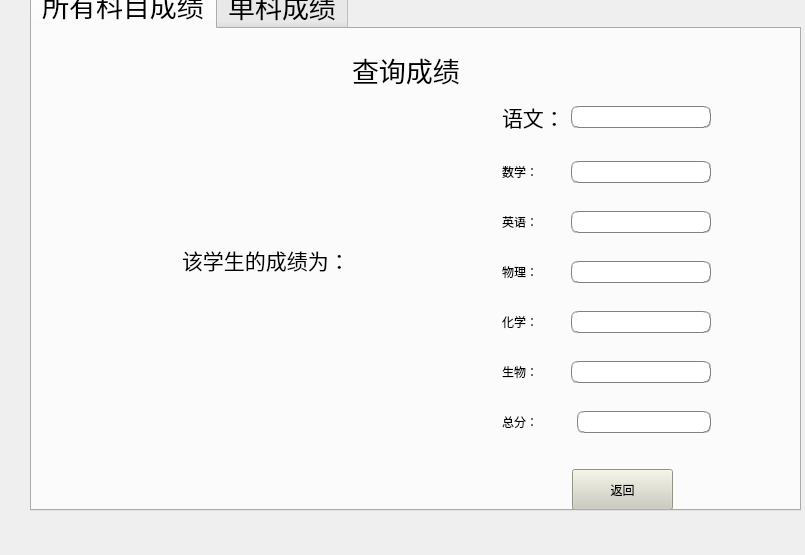
<?xml version="1.0" encoding="UTF-8"?>
<ui version="4.0">
 <class>stu_check_score</class>
 <widget class="QWidget" name="stu_check_score">
  <property name="geometry">
   <rect>
    <x>0</x>
    <y>0</y>
    <width>805</width>
    <height>555</height>
   </rect>
  </property>
  <property name="windowTitle">
   <string>Form</string>
  </property>
  <widget class="QTabWidget" name="tabWidget">
   <property name="geometry">
    <rect>
     <x>30</x>
     <y>-20</y>
     <width>771</width>
     <height>531</height>
    </rect>
   </property>
   <property name="font">
    <font>
     <family>宋体</family>
     <pointsize>20</pointsize>
    </font>
   </property>
   <property name="currentIndex">
    <number>0</number>
   </property>
   <property name="iconSize">
    <size>
     <width>30</width>
     <height>30</height>
    </size>
   </property>
   <widget class="QWidget" name="all_score_tab">
    <attribute name="title">
     <string>所有科目成绩</string>
    </attribute>
    <widget class="QLabel" name="check_all_title">
     <property name="geometry">
      <rect>
       <x>320</x>
       <y>10</y>
       <width>141</width>
       <height>61</height>
      </rect>
     </property>
     <property name="font">
      <font>
       <family>宋体</family>
       <pointsize>20</pointsize>
      </font>
     </property>
     <property name="text">
      <string>查询成绩</string>
     </property>
    </widget>
    <widget class="QWidget" name="widget" native="true">
     <property name="geometry">
      <rect>
       <x>470</x>
       <y>50</y>
       <width>209</width>
       <height>381</height>
      </rect>
     </property>
     <property name="styleSheet">
      <string notr="true">
color: rgb(0, 0,0);</string>
     </property>
     <layout class="QGridLayout" name="gridLayout">
      <item row="3" column="1" colspan="2">
       <widget class="QLineEdit" name="check_physics_line">
        <property name="styleSheet">
         <string notr="true">border:1px groove gray;border-radius:
7px;padding:2px 4px;</string>
        </property>
       </widget>
      </item>
      <item row="1" column="0">
       <widget class="QLabel" name="check_math_label">
        <property name="styleSheet">
         <string notr="true">font: 16pt &quot;宋体&quot;;</string>
        </property>
        <property name="text">
         <string>数学：</string>
        </property>
       </widget>
      </item>
      <item row="6" column="2">
       <widget class="QLineEdit" name="check_sum_line">
        <property name="styleSheet">
         <string notr="true">border:1px groove gray;border-radius:
7px;padding:2px 4px;</string>
        </property>
       </widget>
      </item>
      <item row="0" column="0">
       <widget class="QLabel" name="check_Chinese_label">
        <property name="styleSheet">
         <string notr="true">font: 16pt &quot;宋体&quot;;</string>
        </property>
        <property name="text">
         <string>&lt;html&gt;&lt;head/&gt;&lt;body&gt;&lt;p&gt;&lt;span style=&quot; font-size:16pt;&quot;&gt;语文：&lt;/span&gt;&lt;/p&gt;&lt;/body&gt;&lt;/html&gt;</string>
        </property>
       </widget>
      </item>
      <item row="4" column="0">
       <widget class="QLabel" name="check_chemistry_label">
        <property name="styleSheet">
         <string notr="true">font: 16pt &quot;宋体&quot;;</string>
        </property>
        <property name="text">
         <string>化学：</string>
        </property>
       </widget>
      </item>
      <item row="2" column="0">
       <widget class="QLabel" name="check_English_label">
        <property name="styleSheet">
         <string notr="true">font: 16pt &quot;宋体&quot;;</string>
        </property>
        <property name="text">
         <string>英语：</string>
        </property>
       </widget>
      </item>
      <item row="3" column="0">
       <widget class="QLabel" name="check_physics_label">
        <property name="styleSheet">
         <string notr="true">font: 16pt &quot;宋体&quot;;</string>
        </property>
        <property name="text">
         <string>物理：</string>
        </property>
       </widget>
      </item>
      <item row="2" column="1" colspan="2">
       <widget class="QLineEdit" name="check_English_line">
        <property name="styleSheet">
         <string notr="true">border:1px groove gray;border-radius:
7px;padding:2px 4px;</string>
        </property>
       </widget>
      </item>
      <item row="1" column="1" colspan="2">
       <widget class="QLineEdit" name="check_math_line">
        <property name="styleSheet">
         <string notr="true">border:1px groove gray;border-radius:
7px;padding:2px 4px;</string>
        </property>
       </widget>
      </item>
      <item row="5" column="0">
       <widget class="QLabel" name="check_biology_label">
        <property name="styleSheet">
         <string notr="true">font: 16pt &quot;宋体&quot;;</string>
        </property>
        <property name="text">
         <string>生物：</string>
        </property>
       </widget>
      </item>
      <item row="4" column="1" colspan="2">
       <widget class="QLineEdit" name="check_chemistry_line">
        <property name="styleSheet">
         <string notr="true">border:1px groove gray;border-radius:
7px;padding:2px 4px;</string>
        </property>
       </widget>
      </item>
      <item row="5" column="1" colspan="2">
       <widget class="QLineEdit" name="check_biology_line">
        <property name="styleSheet">
         <string notr="true">border:1px groove gray;border-radius:
7px;padding:2px 4px;</string>
        </property>
       </widget>
      </item>
      <item row="0" column="1" colspan="2">
       <widget class="QLineEdit" name="check_Chinese_line">
        <property name="styleSheet">
         <string notr="true">border:1px groove gray;border-radius:
7px;padding:2px 4px;</string>
        </property>
       </widget>
      </item>
      <item row="6" column="0" colspan="2">
       <widget class="QLabel" name="check_sum_label">
        <property name="styleSheet">
         <string notr="true">font: 16pt &quot;宋体&quot;;</string>
        </property>
        <property name="text">
         <string>总分：</string>
        </property>
       </widget>
      </item>
     </layout>
    </widget>
    <widget class="QLabel" name="check_score_all_title">
     <property name="geometry">
      <rect>
       <x>150</x>
       <y>210</y>
       <width>181</width>
       <height>41</height>
      </rect>
     </property>
     <property name="font">
      <font>
       <family>宋体</family>
       <pointsize>16</pointsize>
      </font>
     </property>
     <property name="text">
      <string>该学生的成绩为：</string>
     </property>
    </widget>
    <widget class="QPushButton" name="btn_check_all_return">
     <property name="geometry">
      <rect>
       <x>540</x>
       <y>440</y>
       <width>101</width>
       <height>41</height>
      </rect>
     </property>
     <property name="styleSheet">
      <string notr="true">font: 16pt &quot;宋体&quot;;
background-color: rgb(204, 204, 191);</string>
     </property>
     <property name="text">
      <string>返回</string>
     </property>
    </widget>
   </widget>
   <widget class="QWidget" name="single_score_tab">
    <attribute name="title">
     <string>单科成绩</string>
    </attribute>
    <widget class="QLineEdit" name="check_single_student_id">
     <property name="geometry">
      <rect>
       <x>280</x>
       <y>100</y>
       <width>201</width>
       <height>41</height>
      </rect>
     </property>
     <property name="styleSheet">
      <string notr="true">background-color: rgb(243, 243, 255);
border:1px groove gray;border-radius:
7px;padding:2px 4px;
font: 10pt &quot;宋体&quot;;
color: rgb(103, 103, 103);</string>
     </property>
     <property name="text">
      <string/>
     </property>
     <property name="placeholderText">
      <string>Places input student id</string>
     </property>
    </widget>
    <widget class="QPushButton" name="btn_check_single_return">
     <property name="geometry">
      <rect>
       <x>250</x>
       <y>390</y>
       <width>101</width>
       <height>41</height>
      </rect>
     </property>
     <property name="styleSheet">
      <string notr="true">font: 16pt &quot;宋体&quot;;
background-color: rgb(204, 204, 191);</string>
     </property>
     <property name="text">
      <string>返回</string>
     </property>
    </widget>
    <widget class="QPushButton" name="btn_check_single_confirm">
     <property name="geometry">
      <rect>
       <x>430</x>
       <y>390</y>
       <width>101</width>
       <height>41</height>
      </rect>
     </property>
     <property name="styleSheet">
      <string notr="true">font: 16pt &quot;宋体&quot;;
background-color: rgb(218, 205, 255);</string>
     </property>
     <property name="text">
      <string>确认查询</string>
     </property>
    </widget>
    <widget class="QLineEdit" name="check_subject">
     <property name="geometry">
      <rect>
       <x>280</x>
       <y>170</y>
       <width>201</width>
       <height>41</height>
      </rect>
     </property>
     <property name="styleSheet">
      <string notr="true">background-color: rgb(243, 243, 255);
border:1px groove gray;border-radius:
7px;padding:2px 4px;
font: 10pt &quot;宋体&quot;;
color: rgb(103, 103, 103);</string>
     </property>
     <property name="placeholderText">
      <string>Places input subject</string>
     </property>
    </widget>
    <widget class="QLineEdit" name="check_subject_score">
     <property name="geometry">
      <rect>
       <x>280</x>
       <y>310</y>
       <width>201</width>
       <height>31</height>
      </rect>
     </property>
     <property name="styleSheet">
      <string notr="true">border:1px groove gray;border-radius:
7px;padding:2px 4px;</string>
     </property>
    </widget>
    <widget class="QLabel" name="check_score_single_title">
     <property name="geometry">
      <rect>
       <x>280</x>
       <y>250</y>
       <width>181</width>
       <height>41</height>
      </rect>
     </property>
     <property name="font">
      <font>
       <family>宋体</family>
       <pointsize>16</pointsize>
      </font>
     </property>
     <property name="text">
      <string>该科目的成绩为：</string>
     </property>
    </widget>
   </widget>
  </widget>
 </widget>
 <resources/>
 <connections/>
</ui>
